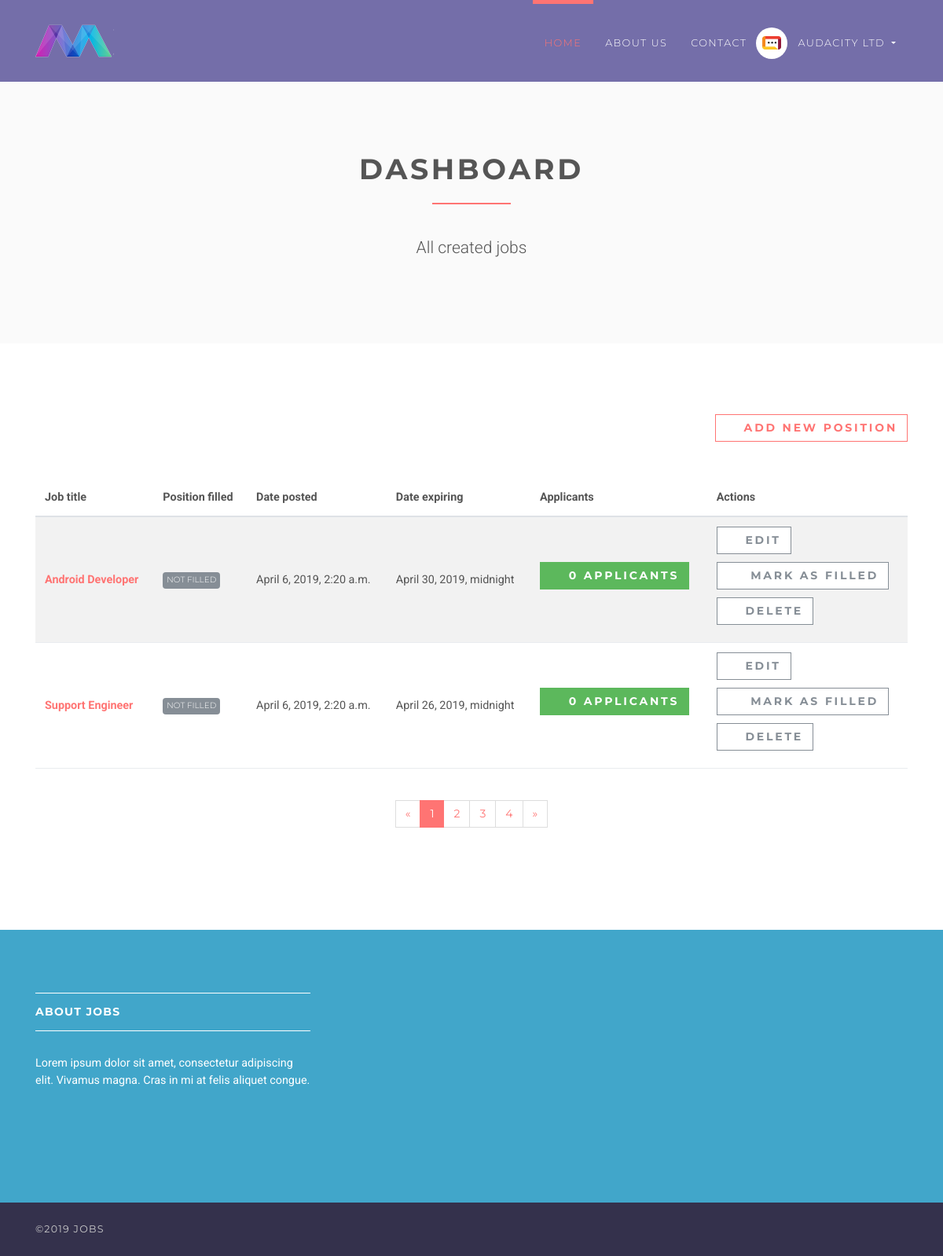
Before: /employer/dashboard/ (signed in) with the older database file.
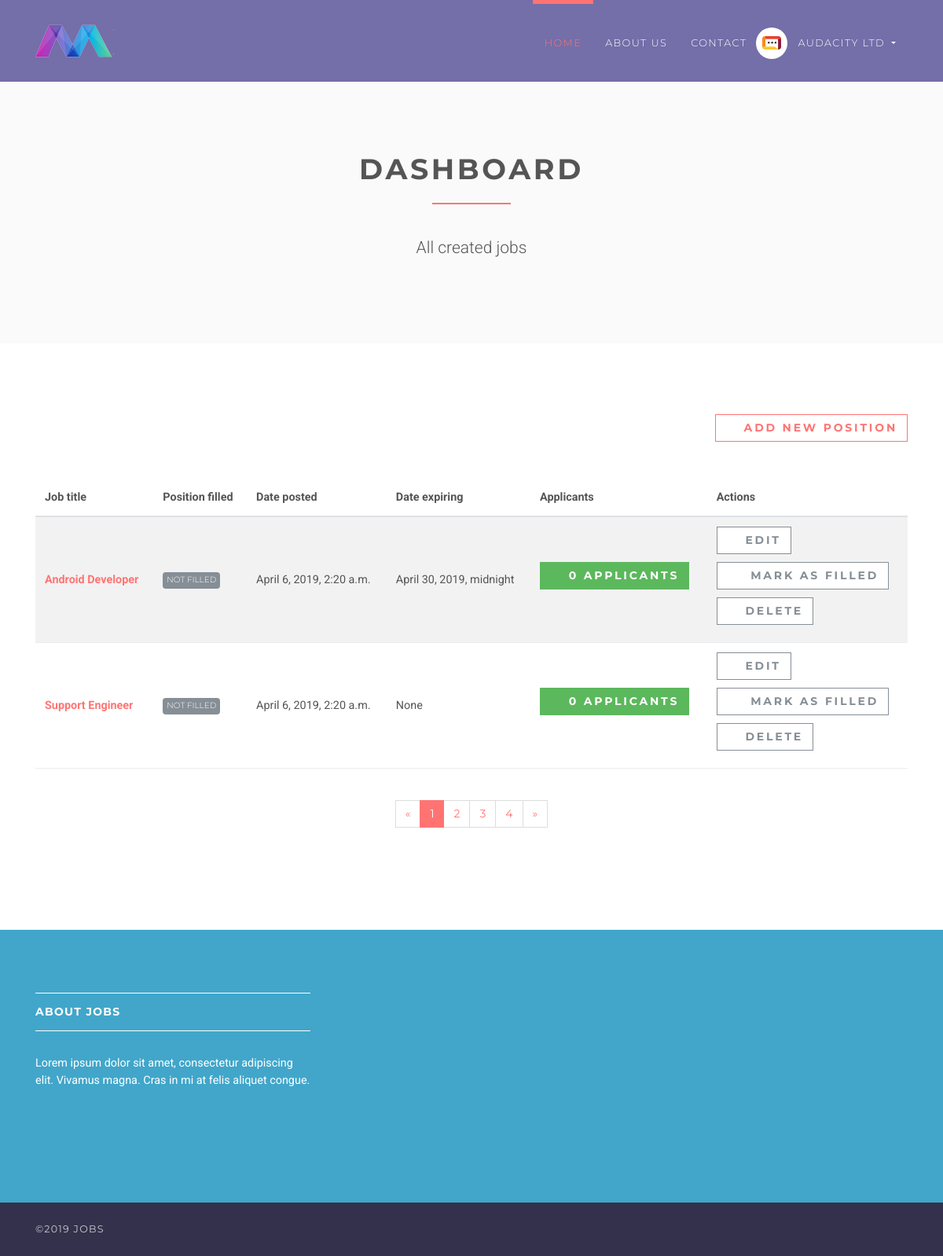
After: the same page with the newer database file.
### jobsapp/models.py (models this page shows, shortened)
class Job(models.Model):
    user = models.ForeignKey(User, on_delete=models.CASCADE)
    title = models.CharField(max_length=300)
    description = models.TextField()
    location = models.CharField(max_length=150)
    type = models.CharField(choices=JOB_TYPE, max_length=10)
    category = models.CharField(max_length=100)
    last_date = models.DateTimeField()
    company_name = models.CharField(max_length=100)
    company_description = models.CharField(max_length=300)
    website = models.CharField(max_length=100, default="")
    created_at = models.DateTimeField(default=timezone.now)
    filled = models.BooleanField(default=False)
    salary = models.IntegerField(default=0, blank=True)

### jobsapp/views/employer.py (the view)
# urls.py: path('', DashboardView.as_view(), name='employer-dashboard'),
class DashboardView(ListView):
    model = Job
    template_name = 'jobs/employer/dashboard.html'
    context_object_name = 'jobs'
    @method_decorator(login_required(login_url=reverse_lazy('accounts:login')))
    @method_decorator(user_is_employer)
    def dispatch(self, request, *args, **kwargs):
        return super().dispatch(self.request, *args, **kwargs)
    def get_queryset(self):
        return self.model.objects.filter(user_id=self.request.user.id)

### templates/jobs/employer/dashboard.html (shortened to what the changed rows need)
{% extends 'base.html' %}
{% load static %}
{% block content %}
    <section class="bg-light-gray">
        <div class="container">
            <div class="row">
                <div class="col-lg-8 mx-auto">
                    <h1 class="heading">Dashboard</h1>
                </div>
            </div>
        </div>
    </section>
    <section>
        <div class="container">
            <div class="row">
                <div class="col-lg-12">
                    <div class="table-responsive">
                        <table class="table table-striped table-hover table-client-dashboard">
                            <thead>
                            <tr>
                                <th>Job title</th>
                                <th>Position filled</th>
                                <th>Date posted</th>
                                <th>Date expiring</th>
                                <th>Applicants</th>
                                <th>Actions</th>
                            </tr>
                            </thead>
                            <tbody>
                            {% for job in jobs %}
                                <tr>
                                    <th><a href="{% url 'jobs:jobs-detail' job.id %}">{{ job.title }}</a>
                                    </th>
                                    <td>
                                        {% if job.filled %}
                                            <span class="badge badge-success">Filled</span>
                                        {% else %}
                                            <span class="badge badge-secondary">Not Filled</span>
                                        {% endif %}
                                    </td>
                                    <td>{{ job.created_at }}</td>
                                    <td>{{ job.last_date }}</td>
                                    <td>
                                        <a href="{% url 'jobs:employer-dashboard-applicants' job.id %}"
                                           class="btn btn-success">
                                            <i class="fa fa-users"></i>{{ job.applicants.count }}
                                            <span class="hidden-xs hidden-sm">Applicants</span>
                                        </a>
                                    </td>
                                    <td>
                                        <a href="#" class="btn btn-outline-white-secondary">
                                            <i class="fa fa-edit"></i>Edit
                                        </a>
                                        <br>
                                        {% if job.filled %}
                                            <a href="{% url 'jobs:job-mark-filled' job.id %}"
                                               class="btn btn-outline-white-secondary">
                                                <i class="fa fa-check-circle-o"></i>
                                                <span class="hidden-xs hidden-sm">Filled</span>
                                            </a><br>
                                        {% else %}
                                            <a href="{% url 'jobs:job-mark-filled' job.id %}"
                                               class="btn btn-outline-white-secondary">
                                                <i class="fa fa-check-circle-o"></i>
                                                <span class="hidden-xs hidden-sm">Mark as </span>filled
                                            </a><br>
                                        {% endif %}
                                        <a href="#" class="btn btn-outline-white-secondary">
                                            <i class="fa fa-times-circle-o"></i>Delete
                                        </a>
                                    </td>
                                </tr>
                            {% endfor %}
                            </tbody>
                        </table>
                    </div>
                </div>
            </div>
        </div>
    </section>
{% endblock %}

Changed rows visible on the page:
changed Job "Support Engineer": last_date "April 26, 2019, midnight" → "None"
